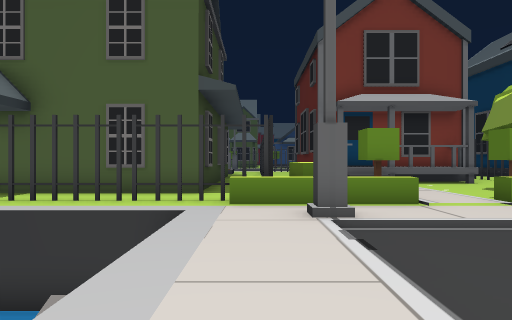
[1] (above)

24 first-person views from a walk through a Unity game level. The camera is 1.5 m above the floor, looks level and sees 70° across. The floor is counted in squares, 2 m on a side. Each view is taken from the middle of a square. On the plan, view 1 faces up. The plan holds only what a view shows up to about 11 squares ahead; the rest is blank. The place goes on beyond the plan. The player is left out.

[2]
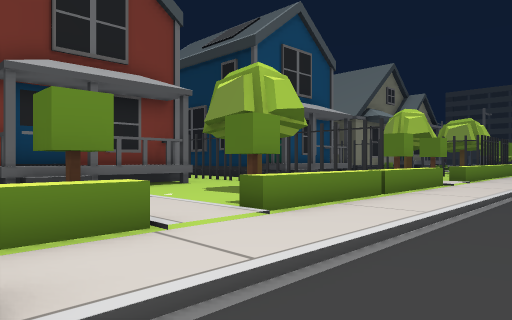

[3]
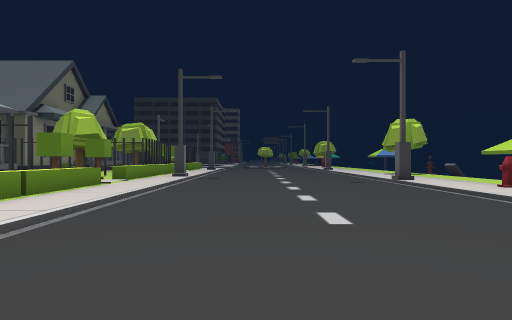

[4]
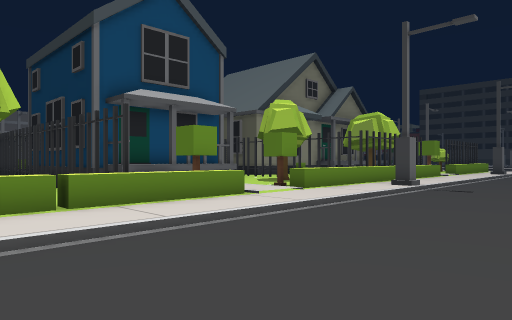

[5]
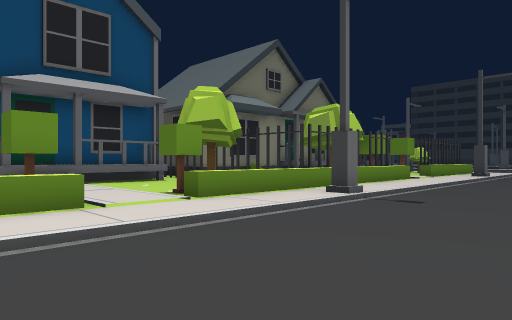

[6]
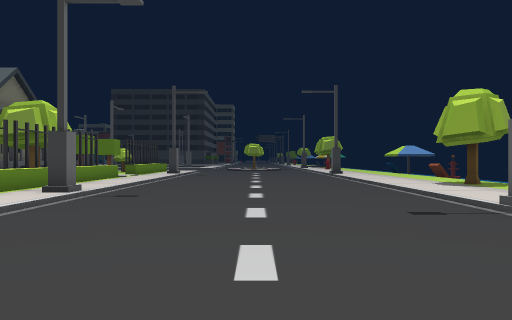

[7]
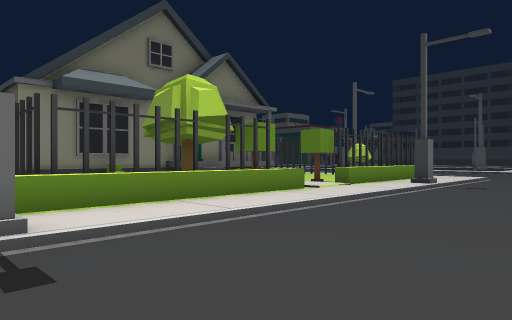

[8]
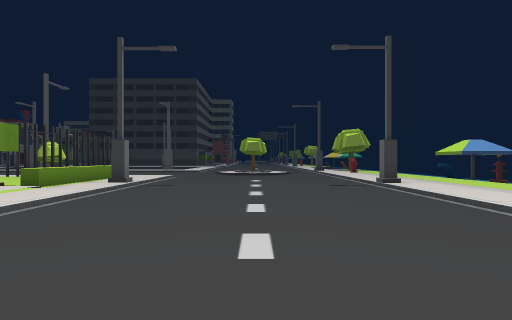

[9]
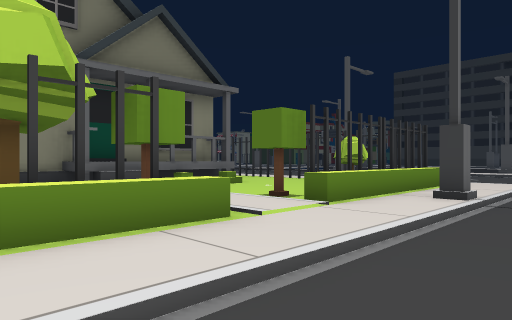

[10]
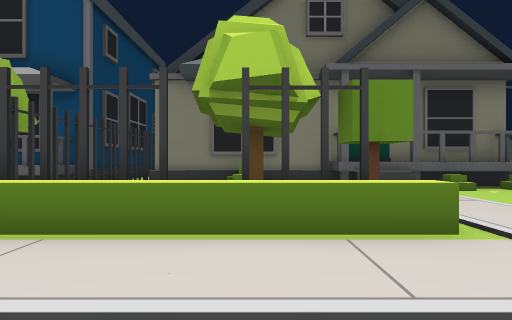

[11]
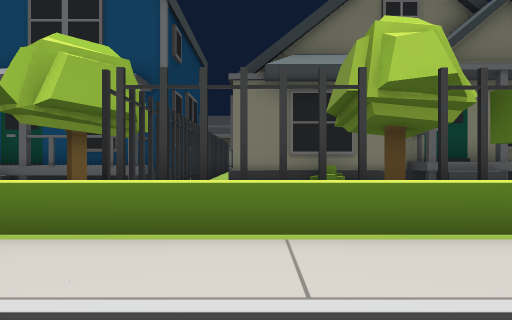

[12]
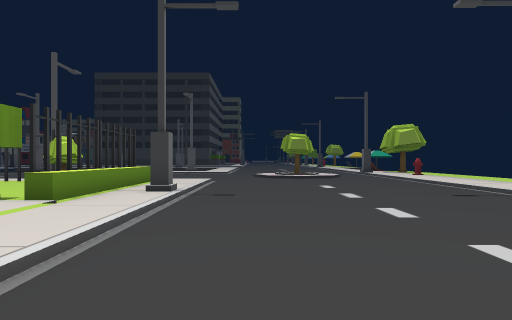

[13]
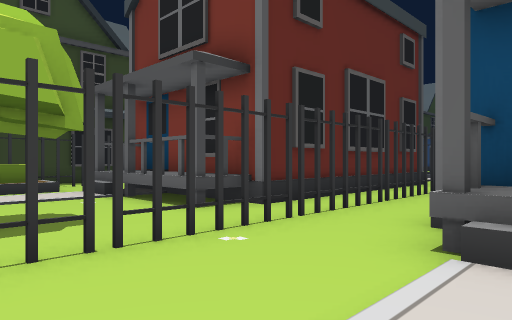

[14]
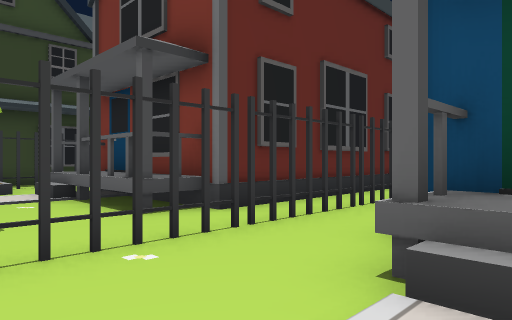

[15]
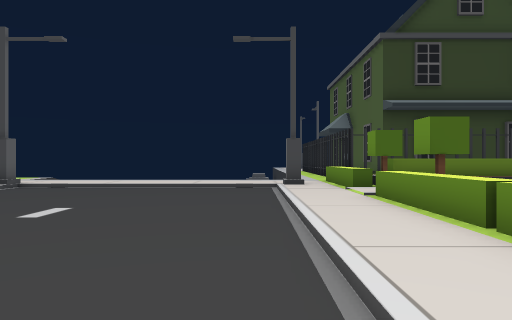

[16]
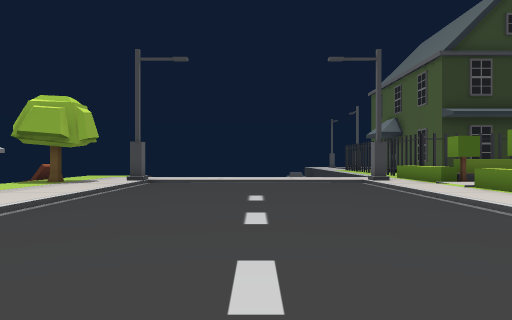

[17]
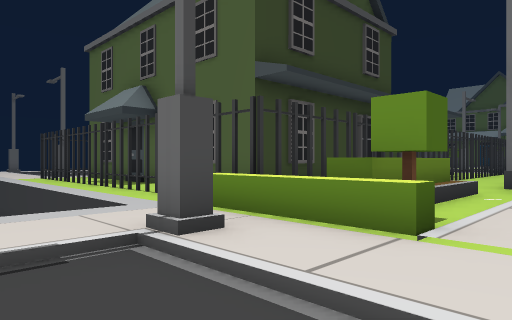

[18]
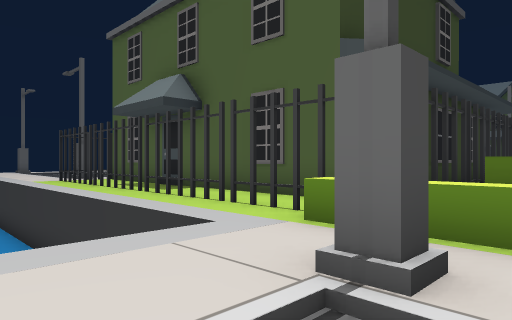

[19]
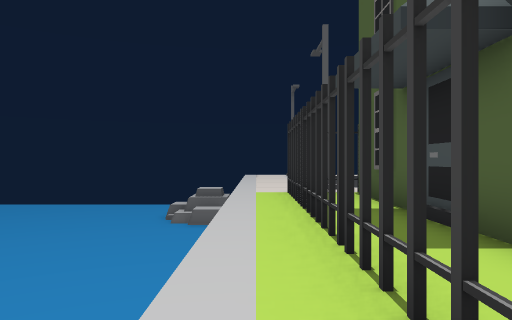

[20]
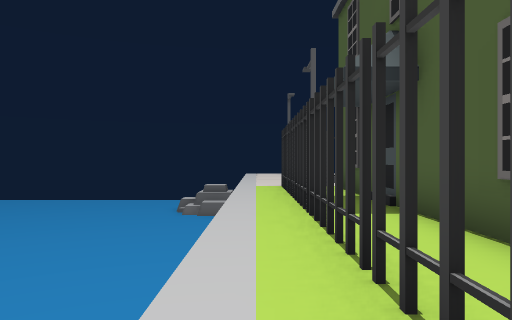

[21]
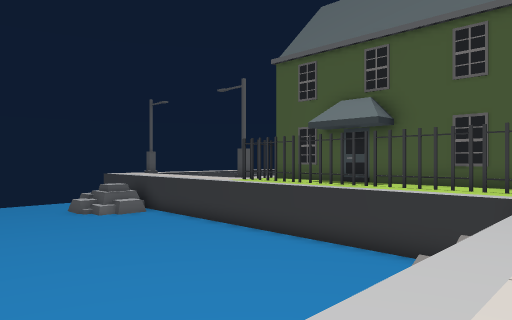

[22]
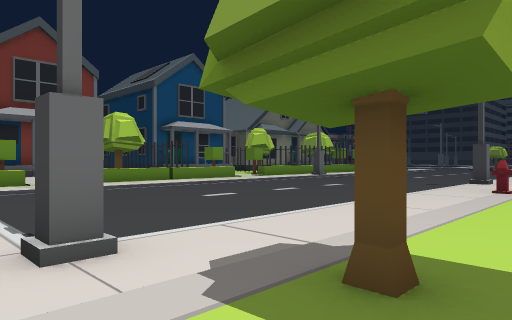

[23]
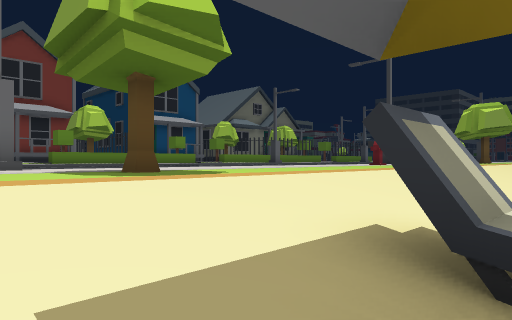

[24]
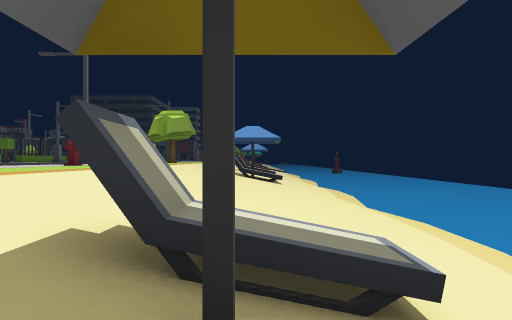

### Floor plan
Key: @ floor where view 1 was taken; # wall or solid block; x gap in a wall; . main floor; - floor 0.25 m lower than the main floor; _ floor 3 m lower than the main floor; / step, stairs or slope; = window, fence, low wall or low ledge; ^ raised ledge; v drop or lower ground; P pipe; H hydrant; T thing the floor can be seen under or through; O other object.
Columns run from 11 left of view 1 to 29 right of it. Each row starts with its distance up from view 1.
 15          # #.     #.T.
 14          # #.     #.T.     #
 13           ##.######.T.###### #####
 12           ##..#=^^^.T.^^^^^# ..O.#^^^x
 11            #//......T.#^...#      ^.##
 10            #O/......O......#       .....
  9            #O/....O.x.....O       ......
  8 x##       ##O/....  #..... #   O  .....O#
  7 .###########OO..O OO O..OO O=#=OO..O^##^
  6 .........................................
  5 __________ .#.............#/.........#...
  4 _________ v./----------------------------
  3 _________ P./----------------------------
  2 _________  ./----------------------------
  1 _________ O./----------------------------
  0 ________  v@/----------------------------
 -1 _______   v./----------------------------
 -2    ___     ./----------------------------
 -3            .#...........#............#...
 -4            ..........H..  .....  ..... ..
 -5             .O......  ..   ..O.   ....
 -6            ........    .     ..     ..
 -7            //////  /////
 -8            //OO///////
 -9            /OOO ///////
-10              OO ///////
-11              //////////
-12                ////////
-13                 ///////
-14                   _____

Positions as (right, up) in squares from view 1, and headings:
1: (0, 0), facing up
2: (1, 3), facing up-right
3: (1, 2), facing right
4: (6, 1), facing up-right
5: (9, 1), facing up-right
6: (8, 1), facing right
7: (15, 1), facing up-right
8: (15, 1), facing right
9: (19, 3), facing up-right
10: (20, 3), facing up
11: (18, 3), facing up
12: (18, 3), facing right
13: (12, 8), facing up-left
14: (12, 9), facing up-left
15: (11, 4), facing left
16: (13, 1), facing left
17: (4, 3), facing up-left
18: (2, 3), facing up-left
19: (-2, 6), facing left
20: (0, 6), facing left
21: (0, -3), facing up-left
22: (0, -6), facing up-right
23: (0, -9), facing up-right
24: (0, -9), facing right
